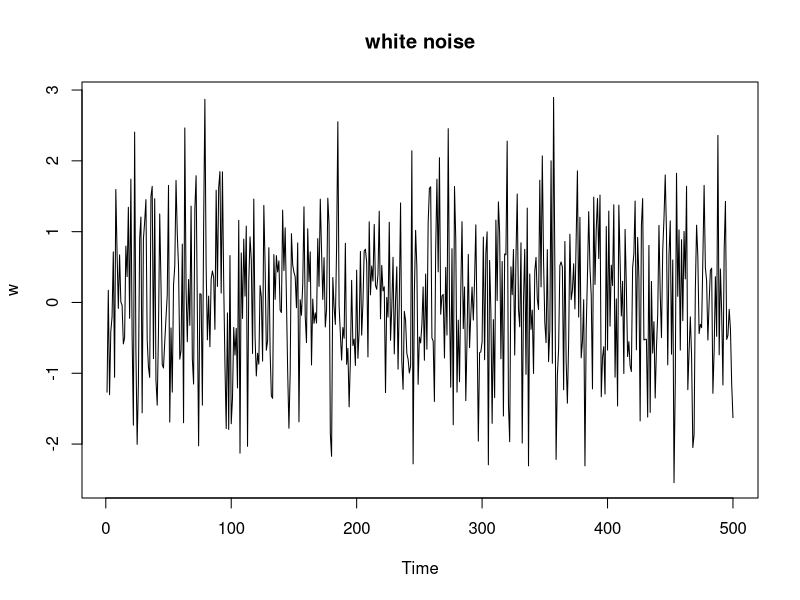
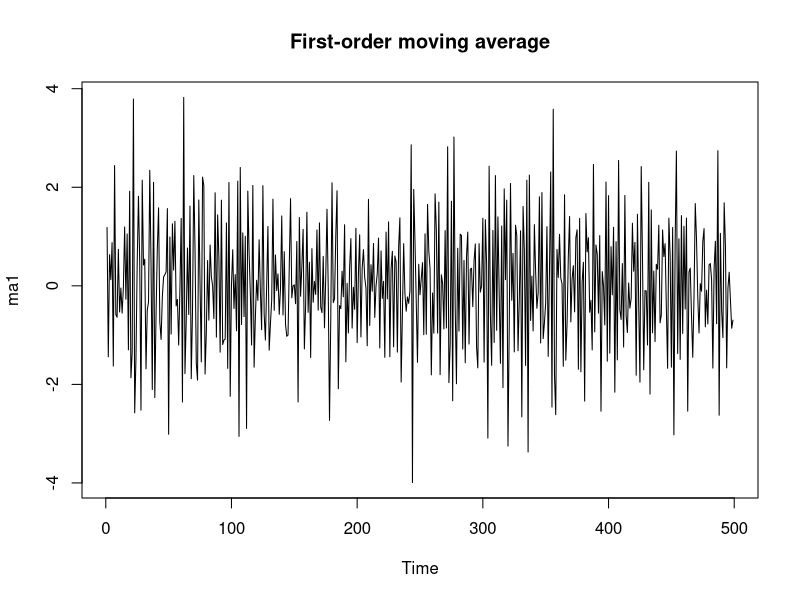
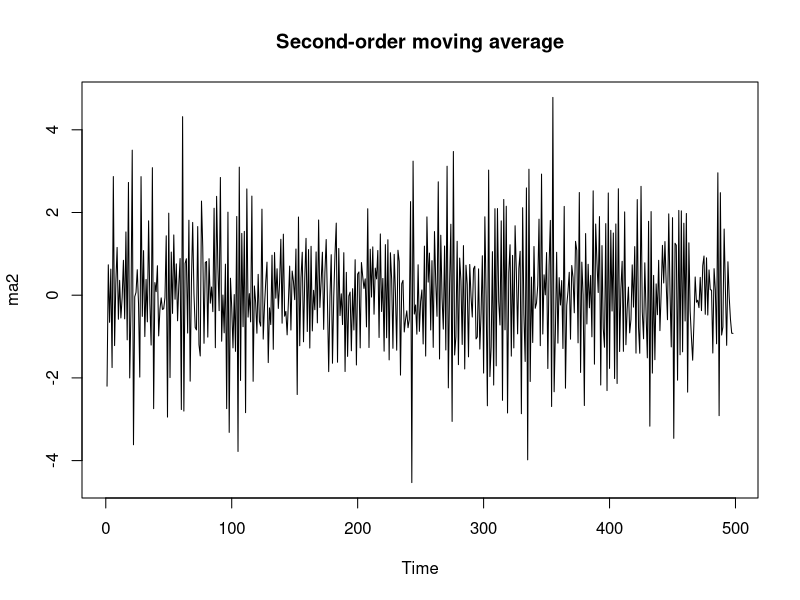
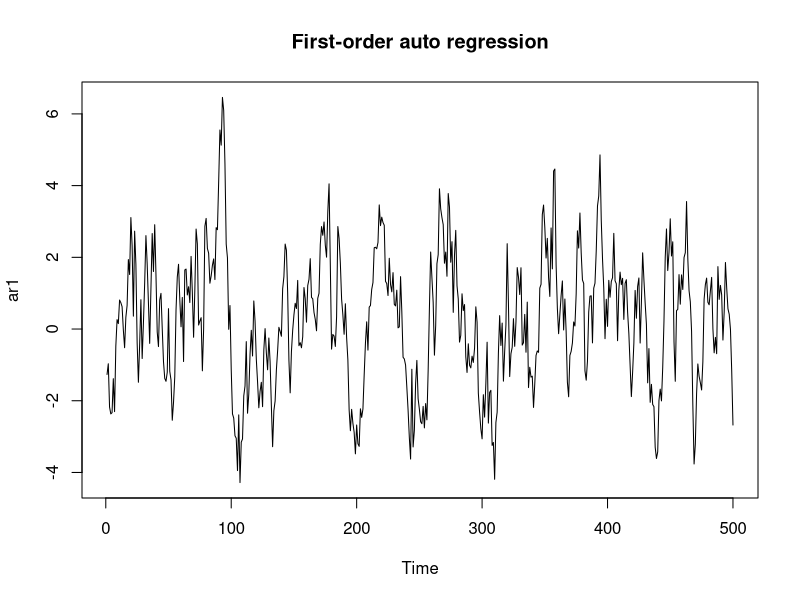
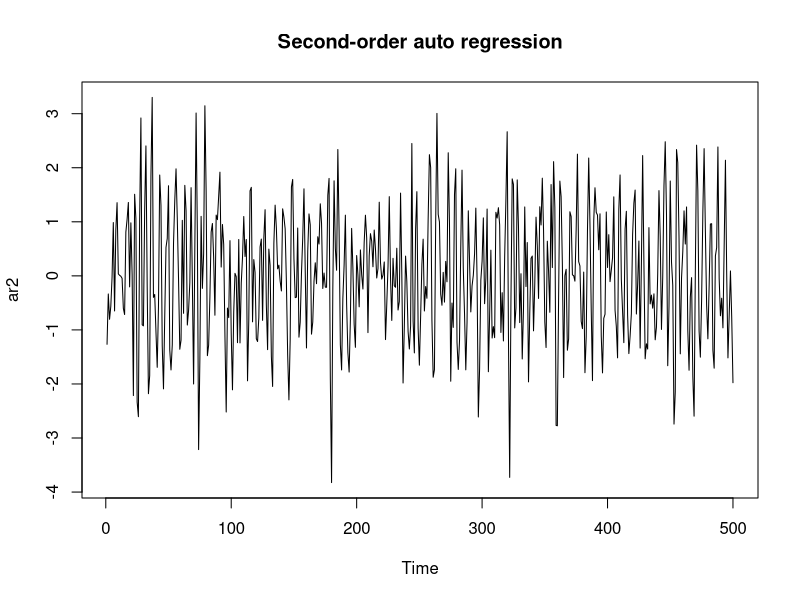
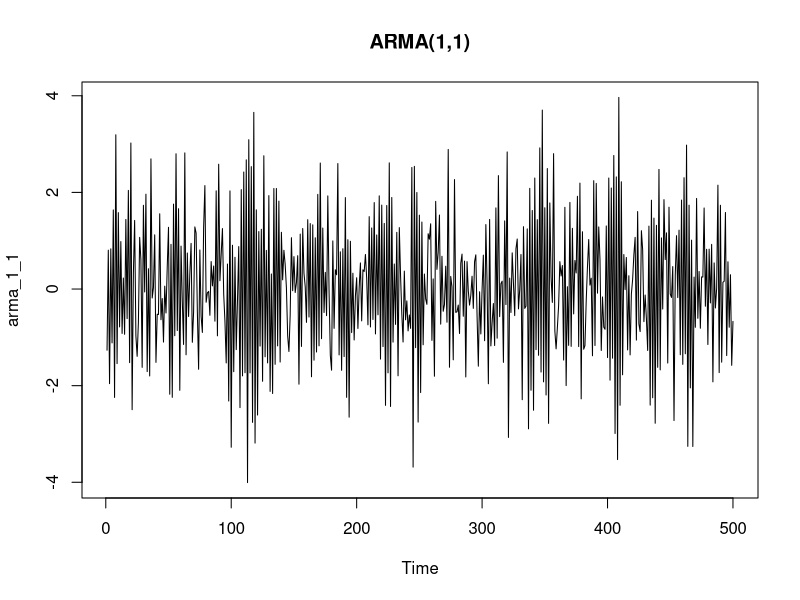
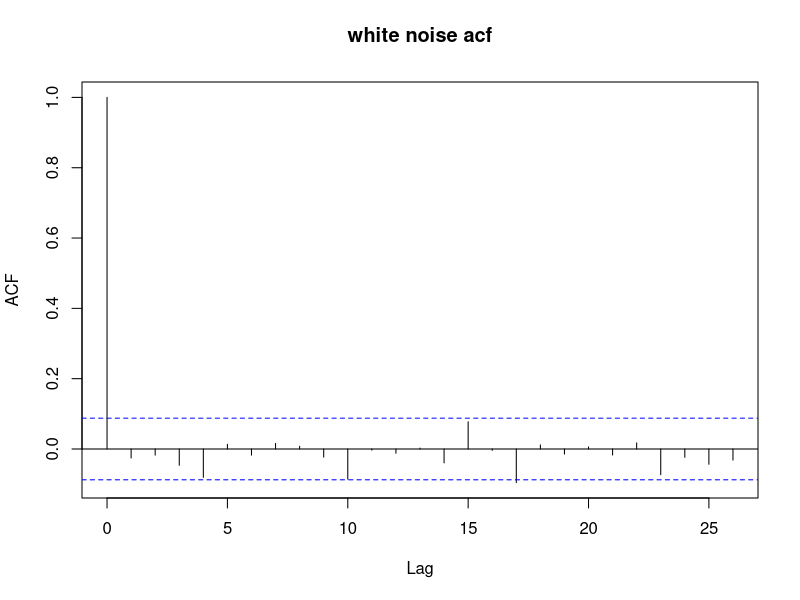
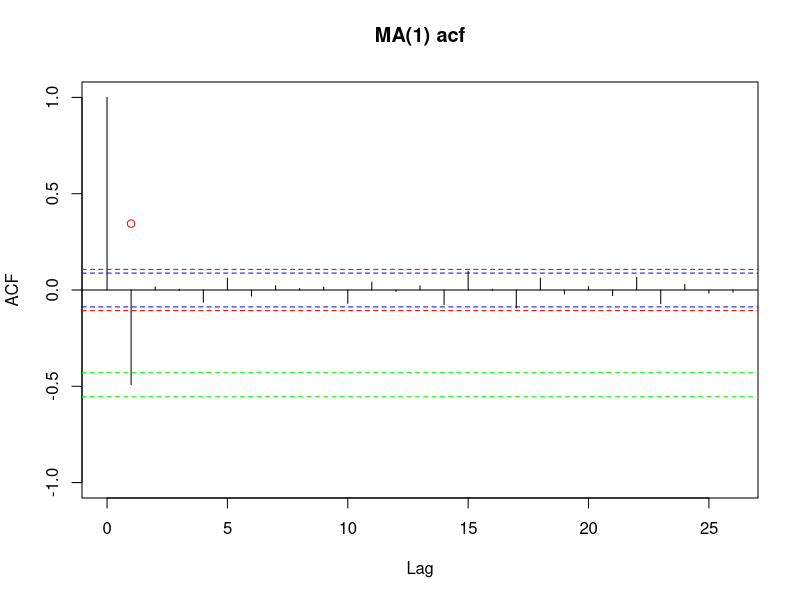

Write R code to recreate these figures, in order.
#########################################################################
# setwd("/SUDIPTA RKMV University/Time Series")

#########################################################################
# Simple Random Process
#########################################################################
# White Noise
# --------------------------------------

w = rnorm(500,0,1)
plot.ts(w, main="white noise")                      # stationary

# --------------------------------------
# MA(1) process
# --------------------------------------

theta=-0.8
ma1=array(0,500)
ma1[1]=w[1]
ma1=w[2:500]+theta*w[1:499]
plot.ts(ma1, main="First-order moving average")     # stationary

# --------------------------------------
# MA(2) process
# --------------------------------------

theta1=-0.8
theta2=.6
ma2=array(0,500)
ma2[1]=w[1]
ma2[2]=theta1*ma2[1]+w[2]
ma2=w[3:500]+theta1*w[2:499]+theta2*w[1:498]
plot.ts(ma2, main="Second-order moving average")     # stationary

# --------------------------------------
# AR(1) process
# --------------------------------------

phi=0.9
ar1=array(0,500)
ar1[1]=w[1]
for (i in 2:500)
  ar1[i]=phi*ar1[i-1]+w[i]
plot.ts(ar1, main="First-order auto regression")    # stationary

# --------------------------------------
# AR(2) process
# --------------------------------------

phi1=.4
phi2=-.5
ar2=array(0,500)
ar2[1]=w[1]
ar2[2]=phi1*ar2[1]+w[2]
for (i in 3:500)
  ar2[i]=phi1*ar2[i-1]+phi2*ar2[i-2]+w[i]
plot.ts(ar2, main="Second-order auto regression")    # stationary

# --------------------------------------
# ARMA(1,1) process
# --------------------------------------

theta=0.4
phi=-0.9
arma_1_1=array(0,500)
arma_1_1[1]=w[1]
for (i in 2:500)
  arma_1_1[i]=phi*arma_1_1[i-1]+w[i]+theta*w[i-1]
plot.ts(arma_1_1, main="ARMA(1,1)")    # stationary

#########################################################################
# Autocorrelation Function
#########################################################################

# --------------------------------------
# ACF of white noise
# --------------------------------------

rho0=1
wnacf=acf(w, main="white noise acf")

# --------------------------------------
# ACF of MA(1)
# --------------------------------------

ma1acf=acf(ma1,ylim = c(-1,1), main="MA(1) acf")
rho1=theta/(1+theta^2)
rho1hat=ma1acf$acf[2]

w22hat=1+2*rho1hat^2
abline(a=1.96*sqrt(w22hat/length(ma1)),b=0,col='red',lty=2)
abline(a=-1.96*sqrt(w22hat/length(ma1)),b=0,col='red',lty=2)

w11hat=1-3*rho1hat^2+4*rho1hat^4
abline(a=rho1hat+1.96*sqrt(w11hat/length(ma1)),b=0,col='green',lty=2)
abline(a=rho1hat-1.96*sqrt(w11hat/length(ma1)),b=0,col='green',lty=2)

points(x=1,y=rho1,col='red')

# --------------------------------------
# ACF of MA(2)
# --------------------------------------

ma2acf=acf(ma2,ylim = c(-1,1), main="MA(2) acf")
## acf() plots the acf function of the given input

# --------------------------------------
# ACF of AR(1)
# --------------------------------------

ar1acf=acf(ar1,ylim = c(-1,1), main="AR(1) acf")
phihat=ar1acf$acf[2]
lags=ar1acf$lag[-1]

what=array(0,length(lags))
w_ii=function(x,i)
  return((1-x^(2*i))*(1+x^2)/(1-x^2)-2*i*x^(2*i))
what=w_ii(phihat,lags)

upperbounds=phihat^lags+1.96*sqrt(what/length(ar1))
lowerbounds=phihat^lags-1.96*sqrt(what/length(ar1))
lines(lags,upperbounds,col='red',lty=2)
lines(lags,lowerbounds,col='red',lty=2)
points(x=lags,y=phi^lags,col='magenta')

# --------------------------------------
# ACF of AR(2)
# --------------------------------------

ar2acf=acf(ar2,ylim = c(-1,1), main="AR(2) acf")

# --------------------------------------
# ACF of ARMA(1,1)
# --------------------------------------

arma_1_1acf=acf(arma_1_1,ylim = c(-1,1), main="ARMA(1,1) acf")

#########################################################################
# Fitting data with trend (Water level of lake Huron)
#########################################################################

LakeHuron
# --------------------------------------
plot.ts(LakeHuron-570,type="o",ylab="level in feet")

trFit <- lm(LakeHuron-570~time(LakeHuron))
summary(trFit)
abline(trFit,col="red")

plot(as.numeric(time(LakeHuron)),trFit$residuals,
     type="o",xlab="Year",ylab="Residuals")

# --------------------------------------
# ACF of residuals of LakeHuron data
# --------------------------------------

yr=trFit$residuals

yracf=acf(yr,40,ylim = c(-0.8,1), main="Lake Huron residual acf")
phiH0=0.791
lags=yracf$lag[-1]
phihat=yracf$acf[2]
what=array(0,length(lags))

w_ii=function(x,i)
  return( (1-x^(2*i))*(1+x^2)/(1-x^2) - 2*i*x^(2*i)) 

what=w_ii(phiH0,lags)

upperbounds=yracf$acf[-1]+1.96*sqrt(what/length(yr))
lowerbounds=yracf$acf[-1]-1.96*sqrt(what/length(yr))
lines(lags,upperbounds,col='red',lty=2)
lines(lags,lowerbounds,col='red',lty=2)
points(x=lags,y=phiH0^lags,col='magenta',pch=8)

#########################################################################

#########################################################################
# Partial Autocorrelation Function
#########################################################################
# --------------------------------------

wnpacf=pacf(w, main="white noise pacf")               # PACF of white noise

ma1pacf=pacf(ma1,ylim = c(-1,1), main="MA(1) pacf")   # PACF of MA(1)
ma2pacf=pacf(ma2,ylim = c(-1,1), main="MA(2) pacf")   # PACF of MA(2)

ar1pacf=pacf(ar1,ylim = c(-1,1), main="AR(1) pacf")   # PACF of AR(1)   
ar2pacf=pacf(ar2,ylim = c(-1,1), main="AR(2) pacf")   # PACF of AR(2)

arma_1_1pacf=pacf(arma_1_1,ylim = c(-1,1), main="ARMA(1,1) pacf") # PACF of ARMA(1,1)
#########################################################################
sppacf=pacf(sunspot.year[70:169])

############################# END #######################################
